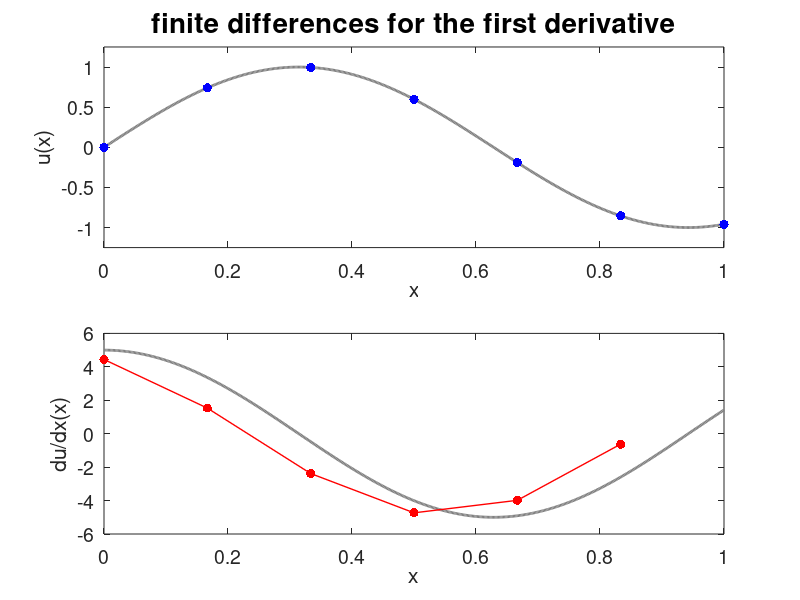

MATLAB code for this plot:
%%%%%%%%%%%%%%%%%%%%%%%%%%%%%%%%%%%%%%%%%%%%%%%%%%%%%%%%%%%%%%%%%%%%%%%%%%%%%
% diff1a.m
% Example of the first differentiation matrix.
% The function u(x) = sin(5*x) is hard-coded below.
%%%%%%%%%%%%%%%%%%%%%%%%%%%%%%%%%%%%%%%%%%%%%%%%%%%%%%%%%%%%%%%%%%%%%%%%%%%%%

 N = input('enter N: ');  % sample the function at N+2 points on [0,1]
 h = 1/(N+1);             % spacing between grid points
 x = linspace(0,1,N+2)';  % points at which we will sample the function

%%%%%%%%%%%%%%%%%%%%%%%%%%%%%%%%%%%%%%%%%%%%%%%%%%%%%%%%%%%%%%%%%%%%%%%%%%%%%
% three equivalent ways of computing the differentiation matrix D

% method 1: obvious way using a loop
 D = zeros(N+1,N+2);
 for j=1:N+1
    D(j,j) = -1/h; 
    D(j,j+1) = 1/h; 
 end

% method 2: alternative using identity matrices 
 D = zeros(N+1,N+2);
 D(1:N+1,1:N+1) = -(1/h)*eye(N+1);
 D(1:N+1,2:N+2) = D(1:N+1,2:N+2) + (1/h)*eye(N+1);

% method 3: slick method: treats the matrix as a column-oriented vector...
 D = zeros(N+1,N+2);
 D(1+(N+2)*[0:N]) = -1/h;
 D(N+2+(N+2)*[0:N]) = 1/h;

%%%%%%%%%%%%%%%%%%%%%%%%%%%%%%%%%%%%%%%%%%%%%%%%%%%%%%%%%%%%%%%%%%%%%%%%%%%%%
% take the (approximate) derivative
 
 u = sin(5*x);              % the vector u samples sin(x) at our grid points.
 Du = D*u;                  % take the approximate derivative of u

%%%%%%%%%%%%%%%%%%%%%%%%%%%%%%%%%%%%%%%%%%%%%%%%%%%%%%%%%%%%%%%%%%%%%%%%%%%%%
% Plot the output

 figure(1), clf
 xx = linspace(0,1,500);                        % fine x grid for plotting purposes
 subplot(2,1,1)                                 % top plot
 plot(xx,sin(5*xx),'-','color', .5*[1 1 1],...  % show true function as a gray line
       'linewidth',2)
 hold on
 plot(x, u, 'b.','markersize',20);              % plot sampled function as blue dots 
 set(gca,'fontsize',14)                         % increase font size
 xlabel('x'), ylabel('u(x)')                    % add axis labels
 axis([0 1 -1.25 1.25]) 
 title('finite differences for the first derivative', 'fontsize',20)

 subplot(2,1,2)                                 % bottom plot
 plot(xx,5*cos(5*xx),'-','color', .5*[1 1 1],...% plot true derivative as a gray line
       'linewidth',2)
 hold on 
 plot(x(1:N+1), Du, 'r.-','markersize',20,'linewidth',1);      % plot approximate derivative as red dots 
 set(gca,'fontsize',14)                         % increase font size
 xlabel('x'), ylabel('du/dx(x)')                % axis labels
 axis([0 1 -6 6]) 
